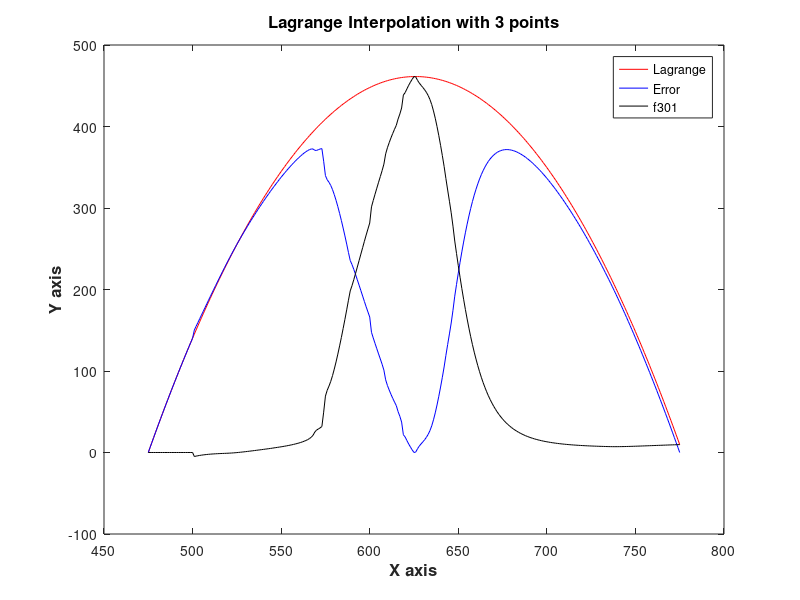
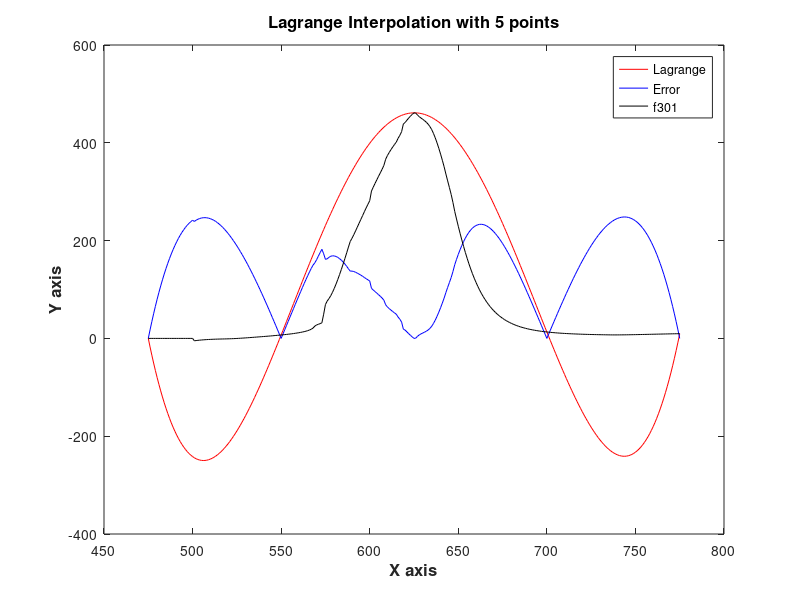
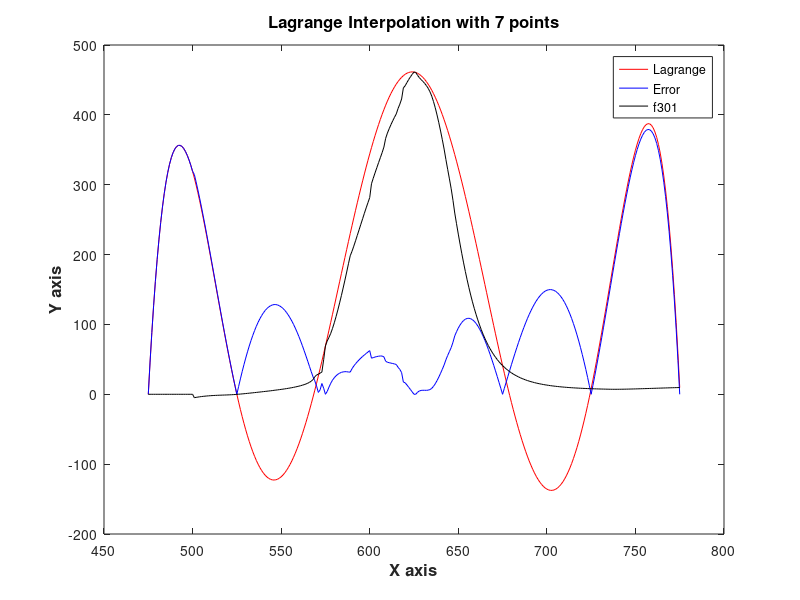
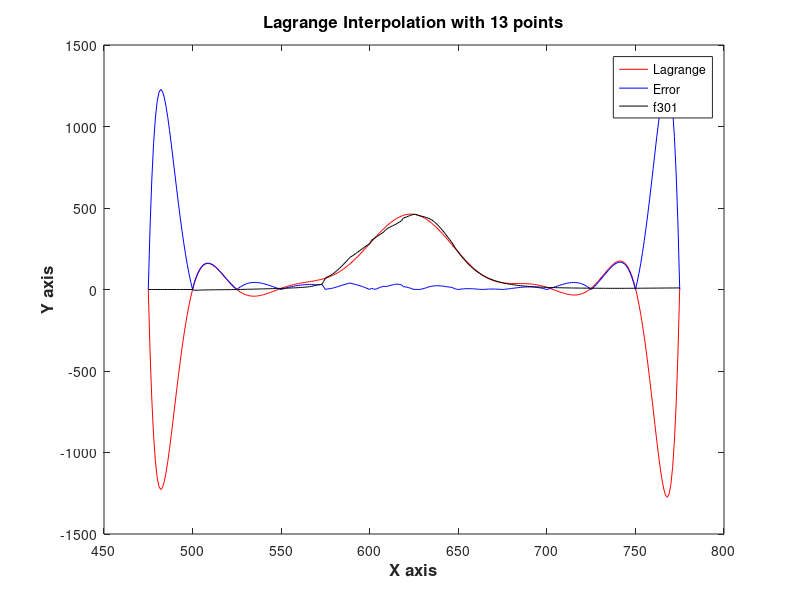

These figures' MATLAB source, in order:
close all;
xdata = 475:775;
xdata = xdata';
y3 = [0.006540
6.104574
12.162035
18.178922
24.155235
30.090974
35.986140
41.840732
47.654750
53.428194
59.161065
64.853362
70.505085
76.116234
81.686810
87.216812
92.706240
98.155094
103.563375
108.931082
114.258215
119.544774
124.790759
129.996171
135.161009
140.285274
145.368964
150.412081
155.414624
160.376593
165.297989
170.178811
175.019059
179.818733
184.577833
189.296360
193.974313
198.611692
203.208498
207.764730
212.280388
216.755472
221.189982
225.583919
229.937282
234.250071
238.522287
242.753928
246.944996
251.095491
255.205411
259.274758
263.303531
267.291730
271.239355
275.146407
279.012885
282.838789
286.624120
290.368876
294.073059
297.736668
301.359704
304.942165
308.484053
311.985367
315.446108
318.866275
322.245867
325.584887
328.883332
332.141204
335.358501
338.535226
341.671376
344.766953
347.821955
350.836384
353.810240
356.743521
359.636229
362.488363
365.299924
368.070910
370.801323
373.491162
376.140427
378.749119
381.317237
383.844781
386.331751
388.778148
391.183971
393.549220
395.873895
398.157996
400.401524
402.604478
404.766858
406.888665
408.969898
411.010557
413.010642
414.970154
416.889091
418.767455
420.605246
422.402462
424.159105
425.875174
427.550669
429.185590
430.779938
432.333712
433.846912
435.319539
436.751592
438.143070
439.493976
440.804307
442.074065
443.303249
444.491859
445.639895
446.747358
447.814247
448.840562
449.826304
450.771471
451.676065
452.540085
453.363532
454.146404
454.888703
455.590428
456.251580
456.872157
457.452161
457.991591
458.490448
458.948730
459.366439
459.743574
460.080136
460.376123
460.631537
460.846377
461.020644
461.154336
461.247455
461.300000
461.311971
461.283369
461.214193
461.104443
460.954119
460.763222
460.531750
460.259705
459.947087
459.593894
459.200128
458.765788
458.290874
457.775387
457.219326
456.622691
455.985482
455.307699
454.589343
453.830413
453.030909
452.190832
451.310181
450.388956
449.427157
448.424784
447.381838
446.298318
445.174224
444.009557
442.804316
441.558500
440.272112
438.945149
437.577613
436.169503
434.720819
433.231561
431.701730
430.131325
428.520346
426.868794
425.176667
423.443967
421.670693
419.856846
418.002424
416.107429
414.171860
412.195718
410.179001
408.121711
406.023847
403.885410
401.706398
399.486813
397.226654
394.925922
392.584615
390.202735
387.780281
385.317254
382.813652
380.269477
377.684728
375.059405
372.393509
369.687039
366.939995
364.152377
361.324186
358.455421
355.546082
352.596169
349.605683
346.574622
343.502988
340.390781
337.237999
334.044644
330.810715
327.536212
324.221136
320.865485
317.469261
314.032464
310.555092
307.037147
303.478628
299.879535
296.239869
292.559628
288.838814
285.077427
281.275465
277.432930
273.549821
269.626138
265.661881
261.657051
257.611647
253.525669
249.399118
245.231992
241.024293
236.776020
232.487174
228.157754
223.787759
219.377192
214.926050
210.434335
205.902046
201.329183
196.715746
192.061736
187.367152
182.631994
177.856262
173.039957
168.183078
163.285625
158.347598
153.368998
148.349824
143.290076
138.189754
133.048859
127.867389
122.645347
117.382730
112.079539
106.735775
101.351437
95.926526
90.461040
84.954981
79.408348
73.821141
68.193361
62.525007
56.816079
51.066577
45.276502
39.445852
33.574629
27.662833
21.710462
15.717518
9.684000];
diff3 = [0.000000
6.098085
12.155598
18.172538
24.148905
30.084698
35.979919
41.834567
47.648642
53.422143
59.155071
64.847427
70.499208
76.110417
81.681052
87.211114
92.700603
98.149518
103.557860
108.925629
114.252824
119.539445
124.785493
129.990968
135.155869
140.280197
150.274964
154.830081
159.398624
163.974593
168.552989
173.127811
177.697059
182.254733
186.798833
191.326360
195.834313
200.320692
204.782498
209.218730
213.626388
218.003472
222.346982
226.651919
230.913382
235.125071
239.280987
243.377328
247.416196
251.395491
255.312811
259.171858
262.975931
266.728030
270.430355
274.084407
277.691885
281.252789
284.769120
288.240876
291.669059
295.052668
298.394704
301.692165
304.948053
308.160367
311.330108
314.457275
317.541867
320.582887
323.580332
326.458204
329.361501
332.212226
335.011376
337.766953
340.457955
343.093384
345.672240
348.189521
350.646229
353.036363
355.356924
357.600910
359.771323
361.851162
363.840427
365.719119
367.477237
369.084781
370.501751
371.648148
372.403971
372.439220
370.783895
370.607996
371.581524
372.394478
372.866858
357.398665
339.739898
334.670557
331.550642
327.690154
322.579091
316.367455
309.405246
301.702462
293.359105
284.675174
275.350669
265.785590
255.779938
245.433712
235.546912
230.619539
224.751592
218.443070
211.893976
205.304307
198.674065
192.003249
185.291859
178.739895
172.447358
166.214247
147.440562
140.526304
133.871471
127.376065
120.940085
114.663532
108.246404
101.088703
89.190428
82.251580
76.672157
71.352161
66.491591
61.890448
57.548730
50.266439
44.443574
37.380136
21.776123
19.031537
14.646377
10.420644
6.654336
3.147455
0.000000
0.611971
4.683369
7.914193
10.604443
13.054119
15.663222
18.631750
22.259705
26.847087
32.693894
40.100128
48.665788
58.390874
68.975387
80.319326
92.322691
104.985482
119.107699
132.489343
145.530413
158.930909
174.490832
191.810181
206.188956
220.127157
233.424784
246.181838
258.198318
269.574224
280.209557
290.204316
299.458500
307.972112
315.845149
322.977613
329.569503
335.550819
340.931561
345.771730
350.091325
353.930346
357.308794
360.256667
362.813967
364.990693
366.816846
368.322424
369.527429
370.441860
371.095718
371.509001
371.691711
371.663847
371.435410
371.016398
370.426813
369.676654
368.765922
367.714615
366.532735
365.210281
363.777254
362.233652
360.569477
358.814728
356.959405
355.003509
352.967039
350.839995
348.632377
346.344186
343.975421
341.546082
339.036169
336.455683
333.814622
331.112988
328.340781
325.507999
322.614644
319.660715
316.656212
313.591136
310.475485
307.299261
304.070464
300.791092
297.460147
294.077628
290.645535
287.162869
283.630628
280.050814
276.422427
272.746465
269.022930
265.252821
261.436138
257.573881
253.665051
249.711647
245.712669
241.668118
237.578992
233.446293
229.269020
225.047174
220.782754
216.473759
212.121192
207.726050
203.261335
198.741046
194.165183
189.537746
184.859736
180.132152
175.355994
170.532262
165.661957
160.746078
155.785625
150.779598
145.730998
140.638824
135.504076
130.325754
125.106859
119.845389
114.542347
109.197730
103.812539
98.385775
92.918437
87.411526
81.863040
76.274981
70.646348
64.978141
59.269361
53.521007
47.733079
41.905577
36.037502
30.129852
24.183629
18.196833
12.170462
6.104518
0.000000];
y5 = [0.006540
-17.493453
-34.247213
-50.267401
-65.566593
-80.157278
-94.051861
-107.262662
-119.801915
-131.681769
-142.914288
-153.511450
-163.485150
-172.847195
-181.609308
-189.783127
-197.380205
-204.412007
-210.889918
-216.825232
-222.229163
-227.112835
-231.487291
-235.363485
-238.752289
-241.664488
-244.110782
-246.101786
-247.648029
-248.759956
-249.447926
-249.722213
-249.593006
-249.070407
-248.164437
-246.885026
-245.242024
-243.245192
-240.904209
-238.228665
-235.228068
-231.911839
-228.289315
-224.369747
-220.162301
-215.676057
-210.920011
-205.903073
-200.634067
-195.121735
-189.374729
-183.401619
-177.210890
-170.810940
-164.210082
-157.416545
-150.438473
-143.283921
-135.960865
-128.477189
-120.840698
-113.059107
-105.140049
-97.091069
-88.919629
-80.633105
-72.238788
-63.743882
-55.155509
-46.480703
-37.726414
-28.899507
-20.006760
-11.054869
-2.050441
7.000000
16.090015
25.213251
34.363441
43.534401
52.720034
61.914329
71.111357
80.305279
89.490336
98.660857
107.811258
116.936036
126.029777
135.087150
144.102910
153.071897
161.989037
170.849340
179.647902
188.379904
197.040613
205.625381
214.129643
222.548922
230.878826
239.115046
247.253361
255.289633
263.219812
271.039930
278.746105
286.334543
293.801531
301.143446
308.356745
315.437974
322.383763
329.190828
335.855969
342.376072
348.748107
354.969132
361.036287
366.946800
372.697982
378.287231
383.712029
388.969943
394.058628
398.975820
403.719343
408.287107
412.677104
416.887414
420.916201
424.761716
428.422291
431.896349
435.182393
438.279014
441.184889
443.898778
446.419528
448.746069
450.877419
452.812679
454.551037
456.091765
457.434220
458.577846
459.522171
460.266807
460.811454
461.155895
461.300000
461.243722
460.987102
460.530263
459.873416
459.016856
457.960964
456.706204
455.253129
453.602375
451.754661
449.710797
447.471672
445.038264
442.411637
439.592936
436.583395
433.384332
429.997150
426.423339
422.664470
418.722204
414.598285
410.294542
405.812890
401.155328
396.323942
391.320903
386.148465
380.808970
375.304844
369.638598
363.812829
357.830218
351.693533
345.405626
338.969433
332.387979
325.664371
318.801802
311.803551
304.672981
297.413542
290.028767
282.522275
274.897772
267.159047
259.309976
251.354518
243.296719
235.140711
226.890708
218.551013
210.126011
201.620175
193.038062
184.384313
175.663656
166.880904
158.040955
149.148792
140.209483
131.228181
122.210127
113.160643
104.085139
94.989110
85.878136
76.757880
67.634095
58.512615
49.399360
40.300338
31.221638
22.169439
13.150000
4.169669
-4.765121
-13.647853
-22.471926
-31.230650
-39.917253
-48.524877
-57.046578
-65.475327
-73.804010
-82.025428
-90.132297
-98.117246
-105.972821
-113.691482
-121.265602
-128.687472
-135.949296
-143.043192
-149.961195
-156.695251
-163.237226
-169.578895
-175.711954
-181.628007
-187.318579
-192.775106
-197.988939
-202.951345
-207.653506
-212.086517
-216.241390
-220.109050
-223.680336
-226.946005
-229.896727
-232.523085
-234.815579
-236.764623
-238.360547
-239.593594
-240.453923
-240.931606
-241.016631
-240.698902
-239.968237
-238.814366
-237.226937
-235.195513
-232.709570
-229.758498
-226.331604
-222.418110
-218.007150
-213.087775
-207.648951
-201.679556
-195.168386
-188.104151
-180.475474
-172.270895
-163.478867
-154.087758
-144.085853
-133.461349
-122.202359
-110.296911
-97.732946
-84.498322
-70.580812
-55.968100
-40.647790
-24.607397
-7.834351
9.684000];
diff5 = [0.000000
17.499942
34.253650
50.273785
65.572923
80.163554
94.058082
107.268827
119.808023
131.687820
142.920282
153.517385
163.491027
172.853012
181.615066
189.788825
197.385842
204.417583
210.895433
216.830685
222.234554
227.118164
231.492557
235.368688
238.757429
241.669565
239.204782
241.683786
243.664029
245.161956
246.192926
246.773213
246.915006
246.634407
245.943437
244.855026
243.382024
241.536192
239.330209
236.774665
233.882068
230.663839
227.132315
223.301747
219.186201
214.801057
210.161311
205.279673
200.162867
194.821735
189.267329
183.504519
177.538490
171.374640
165.019082
158.478545
151.759473
144.869921
137.815865
130.605189
123.244698
115.743107
108.105049
100.341069
92.455629
84.458105
76.354788
68.152882
59.859509
51.482703
43.029414
34.582507
26.003760
17.377869
8.710441
0.000000
8.726015
17.470251
26.225441
34.980401
43.730034
52.462329
61.168357
69.835279
78.460336
87.020857
95.511258
103.906036
112.189777
120.327150
128.272910
135.941897
143.209037
149.739340
154.557902
160.829904
168.220613
175.415381
182.229643
173.058922
161.648826
162.775046
165.793361
168.009633
168.909812
168.639930
167.546105
165.634543
163.001531
159.943446
156.156745
152.037974
147.383763
142.290828
137.555969
137.676072
136.748107
135.269132
133.436287
131.446800
129.297982
126.987231
124.512029
122.069943
119.758628
117.375820
102.319343
98.987107
95.777104
92.587414
89.316201
86.061716
82.522291
78.096349
68.782393
64.279014
60.984889
57.798778
54.919528
52.146069
49.477419
43.712679
39.251037
33.391765
18.834220
16.977846
13.322171
9.666807
6.311454
3.055895
0.000000
0.543722
4.387102
7.230263
9.373416
11.116856
12.860964
14.806204
17.253129
20.502375
24.854661
30.610797
37.371672
45.138264
53.611637
62.692936
72.283395
82.384332
93.797150
104.323339
114.364470
124.622204
136.898285
150.794542
161.612890
171.855328
181.323942
190.120903
198.048465
205.208970
211.504844
217.038598
221.712829
225.530218
228.593533
230.805626
232.369433
233.217979
233.364371
232.871802
231.763551
230.082981
227.853542
225.108767
221.892275
218.217772
214.119047
209.629976
204.774518
199.566719
194.040711
188.220708
182.121013
175.766011
169.170175
162.348062
155.324313
148.113656
140.720904
133.170955
125.478792
117.639483
109.688181
101.630127
93.460643
85.215139
76.889110
68.488136
60.037880
51.534095
42.992615
34.419360
25.820338
17.221638
8.609439
0.000000
8.590331
17.155121
25.697853
34.201926
42.660650
51.067253
59.404877
67.676578
75.865327
83.974010
91.987428
99.896297
107.694246
115.373821
122.925482
130.342602
137.616472
144.737296
151.698192
158.490195
165.105251
171.534226
177.768895
183.799954
189.620007
195.218579
200.588106
205.719939
210.604345
215.231506
219.593517
223.681390
227.484050
230.994336
234.202005
237.096727
239.696085
241.976579
243.928623
245.538547
246.795594
247.688923
248.207606
248.340631
248.076902
247.405237
246.314366
244.794937
242.833513
240.420570
237.544498
234.195604
230.360110
226.029150
221.190775
215.833951
209.946556
203.518386
196.537151
188.990474
180.868895
172.158867
162.849758
152.928853
142.385349
131.206359
119.379911
106.893946
93.737322
79.896812
65.359100
50.113790
34.147397
17.447351
0.000000];

y7 = [0.006540
46.153212
88.342130
126.751023
161.552902
192.916132
221.004503
245.977299
267.989368
287.191197
303.728972
317.744655
329.376047
338.756859
346.016777
351.281527
354.672948
356.309049
356.304081
354.768598
351.809523
347.530211
342.030513
335.406837
327.752214
319.156356
309.705718
299.483560
288.570010
277.042116
264.973914
252.436481
239.497998
226.223803
212.676452
198.915775
184.998934
170.980473
156.912383
142.844149
128.822807
114.893001
101.097031
87.474911
74.064420
60.901151
48.018568
35.448054
23.218961
11.358662
-0.107400
-11.155664
-21.764401
-31.913665
-41.585247
-50.762629
-59.430933
-67.576877
-75.188733
-82.256274
-88.770737
-94.724771
-100.112402
-104.928982
-109.171150
-112.836789
-115.924982
-118.435977
-120.371137
-121.732907
-122.524771
-122.751213
-122.417676
-121.530529
-120.097024
-118.125258
-115.624143
-112.603359
-109.073328
-105.045173
-100.530683
-95.542279
-90.092984
-84.196381
-77.866588
-71.118221
-63.966364
-56.426535
-48.514657
-40.247027
-31.640284
-22.711382
-13.477559
-3.956309
5.834646
15.877386
26.153815
36.645695
47.334666
58.202275
69.230000
80.399277
91.691520
103.088150
114.570615
126.120414
137.719117
149.348393
160.990025
172.625933
184.238195
195.809068
207.321006
218.756678
230.098988
241.331093
252.436420
263.398685
274.201904
284.830415
295.268893
305.502360
315.516205
325.296197
334.828495
344.099666
353.096695
361.806998
370.218432
378.319310
386.098407
393.544973
400.648742
407.399942
413.789304
419.808066
425.447989
430.701355
435.560980
440.020220
444.072973
447.713688
450.937369
453.739578
456.116440
458.064646
459.581457
460.664705
461.312795
461.524708
461.300000
460.638804
459.541828
458.010357
456.046251
453.651942
450.830436
447.585304
443.920686
439.841285
435.352359
430.459724
425.169744
419.489327
413.425918
406.987496
400.182562
393.020139
385.509754
377.661442
369.485725
360.993611
352.196583
343.106584
333.736013
324.097709
314.204942
304.071396
293.711165
283.138731
272.368956
261.417065
250.298633
239.029569
227.626100
216.104757
204.482355
192.775980
181.002968
169.180889
157.327527
145.460862
133.599052
121.760408
109.963380
98.226531
86.568518
75.008070
63.563965
52.255006
41.100000
30.117732
19.326944
8.746303
-1.605615
-11.710357
-21.549620
-31.105271
-40.359384
-49.294259
-57.892455
-66.136818
-74.010510
-81.497037
-88.580283
-95.244538
-101.474528
-107.255450
-112.573003
-117.413419
-121.763496
-125.610637
-128.942876
-131.748918
-134.018174
-135.740794
-136.907703
-137.510641
-137.542198
-136.995850
-135.865999
-134.148010
-131.838252
-128.934137
-125.434157
-121.337929
-116.646231
-111.361049
-105.485614
-99.024447
-91.983400
-84.369703
-76.192003
-67.460411
-58.186549
-48.383589
-38.066306
-27.251118
-15.956139
-4.201220
7.992000
20.600044
33.597553
46.957232
60.649804
74.643958
88.906299
103.401295
118.091228
132.936141
147.893786
162.919568
177.966494
192.985119
207.923492
222.727097
237.338803
251.698803
265.744562
279.410757
292.629218
305.328875
317.435697
328.872632
339.559547
349.413173
358.347038
366.271412
373.093241
378.716087
383.040067
385.961788
387.374286
387.166958
385.225503
381.431854
375.664112
367.796484
357.699212
345.238512
330.276499
312.671127
292.276118
268.940889
242.510492
212.825534
179.722116
143.031755
102.581320
58.192952
9.684000
];
diff7 = [0.000000
46.146723
88.335693
126.744639
161.546572
192.909856
220.998282
245.971134
267.983260
287.185146
303.722978
317.738720
329.370170
338.751042
346.011019
351.275829
354.667311
356.303473
356.298566
354.763145
351.804132
347.524882
342.025247
335.401634
327.747074
319.151279
314.611718
303.901560
292.554010
280.640116
268.228914
255.385481
242.175998
228.659803
214.897452
200.945775
186.858934
172.689473
158.486383
144.298149
130.168807
116.141001
102.254031
88.542911
75.040520
61.776151
48.777268
36.071454
23.690161
11.658662
0.000000
11.258564
22.092001
32.477365
42.394247
51.824629
60.751933
69.162877
77.043733
84.384274
91.174737
97.408771
103.077402
108.178982
112.707150
116.661789
120.040982
122.844977
125.075137
126.734907
127.827771
128.434213
128.414676
127.853529
126.757024
125.125258
122.988143
120.346359
117.211328
113.599173
109.520683
104.994279
100.035984
94.666381
88.896588
82.758221
76.266364
69.456535
62.354657
55.007027
47.470284
39.841382
32.257559
25.066309
19.255354
11.672614
2.666185
6.435695
15.434666
8.712275
0.000000
4.059277
10.231520
15.808150
20.260615
23.720414
26.519117
28.648393
30.190025
31.425933
32.038195
32.409068
32.321006
31.856678
31.798988
36.631093
40.436420
43.698685
46.601904
49.330415
51.868893
54.202360
56.316205
58.396197
60.528495
62.499666
51.696695
52.506998
53.318432
54.019310
54.498407
54.844973
54.748742
53.599942
47.389304
45.808066
45.247989
44.601355
44.060980
43.420220
42.672973
38.613688
35.637369
31.039578
17.516440
16.464646
13.381457
10.064705
6.812795
3.424708
0.000000
0.061196
2.941828
4.710357
5.546251
5.751942
5.730436
5.685304
5.920686
6.741285
8.452359
11.359724
15.069744
19.589327
24.625918
30.087496
35.882562
42.020139
49.309754
55.561442
61.185725
66.893611
74.496583
83.606584
89.536013
94.797709
99.204942
102.871396
105.611165
107.538731
108.568956
108.817065
108.198633
106.729569
104.526100
101.504757
97.882355
93.605980
88.702968
83.250889
77.287527
70.870862
64.039052
56.840408
49.333380
41.546531
33.528518
25.328070
16.983965
8.525006
0.000000
8.552268
17.103056
25.613697
34.055615
42.400357
50.609620
58.655271
66.519384
74.164259
81.562455
88.706818
95.550510
102.077037
108.280283
114.114538
119.574528
124.645450
129.293003
133.513419
137.283496
140.590637
143.422876
145.748918
147.578174
148.890794
149.667703
149.900641
149.592198
148.725850
147.295999
145.298010
142.718252
139.564137
135.824157
131.507929
126.608231
121.125049
115.062614
108.425447
101.217400
93.446703
85.121003
76.248411
66.841549
56.912589
46.476306
35.548118
24.146139
12.289220
0.000000
12.700044
25.784553
39.226232
52.996804
67.065958
81.399299
95.961295
110.716228
125.622141
140.637786
155.719568
170.793494
185.824119
200.759492
215.549097
230.136803
244.463803
258.468562
272.086757
285.251218
297.891875
309.935697
321.304632
331.921547
341.702173
350.561038
358.407412
365.151241
370.694087
374.937067
377.776788
379.107286
378.816958
376.792503
372.916854
367.066112
359.116484
348.937212
336.395512
321.352499
303.667127
283.193118
259.779889
233.271492
203.509534
170.331116
133.565755
93.041320
48.579952
0.000000];
y13 = [0.006540
-383.447226
-678.408132
-897.650752
-1052.576035
-1153.327048
-1208.896964
-1227.229695
-1215.313592
-1179.268553
-1124.426941
-1055.408628
-976.190517
-890.170850
-800.228608
-708.778297
-617.820389
-528.987688
-443.587871
-362.642443
-286.922337
-216.980377
-153.180797
-95.726044
-44.681014
0.005077
38.479020
70.965998
97.753850
119.179100
135.614592
147.458621
155.125429
159.036963
159.615773
157.278970
152.433136
145.470095
136.763480
126.665996
115.507328
103.592608
91.201397
78.587100
65.976785
53.571342
41.545932
30.050693
19.211663
9.131876
-0.107400
-8.445301
-15.839928
-22.266840
-27.717511
-32.197761
-35.726193
-38.332637
-40.056628
-40.945921
-41.055054
-40.443977
-39.176745
-37.320283
-34.943233
-32.114879
-28.904166
-25.378792
-21.604403
-17.643868
-13.556640
-9.398212
-5.219652
-1.067219
3.017937
7.000000
10.848637
14.539084
18.052159
21.374221
24.497066
27.417771
30.138497
32.666242
35.012555
37.193222
39.227920
41.139840
42.955301
44.703340
46.415289
48.124353
49.865174
51.673400
53.585256
55.637124
57.865127
60.304732
62.990361
65.955031
69.230000
72.844445
76.825161
81.196283
85.979040
91.191529
96.848525
102.961315
109.537567
116.581224
124.092430
132.067487
140.498840
149.375094
158.681055
168.397801
178.502784
188.969949
199.769885
210.869994
222.234686
233.825590
245.601786
257.520052
269.535131
281.600000
293.666163
305.683946
317.602799
329.371606
340.938999
352.253671
363.264689
373.921805
384.175767
393.978612
403.283967
412.047326
420.226326
427.781004
434.674045
440.871005
446.340531
451.054547
454.988435
458.121185
460.435528
461.918048
462.559272
462.353729
461.300000
459.400727
456.662613
453.096388
448.716759
443.542329
437.595497
430.902338
423.492452
415.398805
406.657536
397.307756
387.391320
376.952590
366.038175
354.696663
342.978336
330.934876
318.619060
306.084453
293.385084
280.575130
267.708589
254.838960
242.018919
229.300000
216.732286
204.364102
192.241722
180.409085
168.907527
157.775528
147.048472
136.758434
126.933982
117.600002
108.777550
100.483725
92.731572
85.530013
78.883800
72.793509
67.255554
62.262237
57.801826
53.858671
50.413342
47.442803
44.920618
42.817185
41.100000
39.733945
38.681610
37.903637
37.359081
37.005807
36.800891
36.701048
36.663069
36.644272
36.602958
36.498878
36.293690
35.951427
35.438948
34.726383
33.787564
32.600432
31.147428
29.415847
27.398165
25.092326
22.501986
19.636714
16.512130
13.150000
9.578258
5.830971
1.948225
-2.024054
-6.034367
-10.025981
-13.937357
-17.702671
-21.252411
-24.514078
-27.412975
-29.873084
-31.818039
-33.172193
-33.861768
-33.816091
-32.968913
-31.259804
-28.635616
-25.052004
-20.475001
-14.882634
-8.266560
-0.633724
7.992000
17.568182
28.032257
39.300020
51.264207
63.793206
76.729920
89.890820
103.065228
116.014865
128.473712
140.148236
150.718029
159.836913
167.134582
172.218834
174.678475
174.086960
170.006856
161.995217
149.609947
132.417271
110.000397
81.969491
47.973080
7.711000
-39.050963
-92.464623
-152.580967
-219.329606
-292.495939
-371.695853
-456.347781
-545.641923
-638.506426
-733.570312
-829.122937
-923.069725
-1012.883961
-1095.554352
-1167.528109
-1224.649257
-1262.091863
-1274.287899
-1254.849378
-1196.484454
-1090.907106
-928.740053
-699.410488
-391.038251
9.684000];
diff13 = [0.000000
383.453715
678.414569
897.657136
1052.582365
1153.333324
1208.903185
1227.235860
1215.319700
1179.274604
1124.432935
1055.414563
976.196394
890.176667
800.234366
708.783995
617.826026
528.993264
443.593386
362.647896
286.927728
216.985706
153.186063
95.731247
44.686154
0.000000
43.385020
75.383998
101.737850
122.777100
138.869592
150.407621
157.803429
161.472963
161.836773
159.308970
154.293136
147.179095
138.337480
128.119996
116.853328
104.840608
92.358397
79.655100
66.952885
54.446342
42.304632
30.674093
19.682863
9.431876
0.000000
8.548201
16.167528
22.830540
28.526511
33.259761
37.047193
39.918637
41.911628
43.073921
43.459054
43.127977
42.141745
40.570283
38.479233
35.939879
33.020166
29.787792
26.308403
22.645868
18.859640
15.081212
11.216652
7.390219
3.642063
0.000000
3.484637
6.796084
9.914159
12.820221
15.507066
17.965771
20.195497
22.196242
23.982555
25.553222
26.927920
28.109840
29.115301
29.943340
30.585289
30.994353
31.085174
30.563400
28.495256
28.087124
29.045127
30.094732
31.090361
16.465031
0.000000
3.495555
4.634839
6.083717
8.330960
11.208471
14.351475
17.738685
21.262433
24.618776
28.107570
31.332513
34.501160
37.524906
39.618945
36.302199
33.497216
30.730051
27.830115
24.630006
21.165314
17.474410
13.598214
9.379948
4.764869
0.000000
7.733837
3.616054
0.702799
5.071606
9.338999
13.553671
17.364689
20.121805
17.775767
19.978612
23.083967
25.947326
28.726326
31.181004
33.274045
31.771005
31.040531
28.354547
16.388435
16.521185
14.235528
11.318048
8.059272
4.253729
0.000000
1.299273
0.062613
0.203612
1.783241
4.357671
7.504503
10.997662
14.507548
17.701195
20.242464
21.792244
22.708680
22.947410
22.761825
22.203337
21.321664
20.065124
17.580940
16.015547
14.914916
13.524870
9.991411
4.661040
2.181081
0.000000
1.732286
3.164102
4.141722
4.809085
5.107527
5.175528
4.948472
4.458434
3.833982
3.000002
2.177550
1.313725
0.431572
0.399987
1.156200
1.796491
2.304446
2.657763
2.828174
2.821329
2.626658
2.237197
1.659382
0.912815
0.000000
1.063945
2.251610
3.543637
4.909081
6.315807
7.740891
9.151048
10.503069
11.774272
12.932958
13.928878
14.753690
15.371427
15.738948
15.856383
15.687564
15.210432
14.427428
13.315847
11.878165
10.112326
8.021986
5.636714
2.952130
0.000000
3.181742
6.559029
10.101775
13.754054
17.464367
21.175981
24.817357
28.332671
31.642411
34.684078
37.374975
39.637084
41.395039
42.573193
43.095768
42.893091
41.897913
40.047804
37.290616
33.581004
28.885001
23.179634
16.456560
8.721724
0.000000
9.668182
20.219257
31.569020
43.611207
56.215206
69.222920
82.450820
95.690228
108.700865
121.217712
132.948236
143.545029
152.675913
159.970582
165.040834
167.476475
166.851960
162.730856
154.671217
142.231947
124.980271
102.500397
74.401491
40.335080
0.000000
46.836963
100.328623
160.522967
227.351606
300.598939
379.880853
464.614781
553.991923
646.939426
742.085312
837.720937
931.749725
1021.645961
1104.397352
1176.452109
1233.653257
1271.174863
1283.448899
1264.088378
1205.800454
1100.298106
938.206053
708.950488
400.651251
0.000000];

y21 = [0.006540
-338.572031
-555.781900
-676.835386
-723.986388
-716.443593
-670.426781
-599.323871
-513.914911
-422.636348
-331.864951
-246.205714
-168.772204
-101.451133
-45.145694
0.005698
34.436867
58.987888
74.764987
83.024968
85.082322
82.236859
75.719527
66.654054
56.032056
44.699366
33.351483
22.536213
12.661765
4.008786
-3.255000
-9.058651
-13.411310
-16.385689
-18.102317
-18.714996
-18.397765
-17.333561
-15.704683
-13.685062
-11.434297
-9.093345
-6.781740
-4.596164
-2.610188
-0.875000
0.579081
1.740487
2.613852
3.217201
3.579020
3.735334
3.726897
3.596594
3.387112
3.138934
2.888694
2.667897
2.502027
2.410004
2.404000
2.489555
2.665979
2.926991
3.261540
3.654777
4.089129
4.545414
5.003983
5.445819
5.853579
6.212542
6.511435
6.743118
6.905120
7.000000
7.035554
7.024842
6.986063
6.942269
6.920948
6.953476
7.074474
7.321066
7.732093
8.347268
9.206327
10.348175
11.810058
13.626785
15.830000
18.447543
21.502895
25.014724
28.996542
33.456479
38.397166
43.815745
49.703983
56.048500
62.831099
70.029180
77.616242
85.562448
93.835241
102.400000
111.220718
120.260687
129.483176
138.852079
148.332532
157.891479
167.498169
177.124584
186.745787
196.340178
205.889656
215.379688
224.799279
234.140847
243.400000
252.575239
261.667566
270.680030
279.617210
288.484647
297.288239
306.033618
314.725509
323.367102
331.959439
340.500836
348.986353
357.407322
365.750949
374.000000
382.132574
390.121979
397.936712
405.540550
412.892746
419.948341
426.658582
432.971444
438.832243
444.184350
448.969972
453.131002
456.609923
459.350752
461.300000
462.407641
462.628070
461.921027
460.252480
457.595441
453.930701
449.247469
443.543907
436.827537
429.115516
420.434771
410.821985
400.323433
388.994657
376.900000
364.111979
350.710526
336.782086
322.418603
307.716394
292.774928
277.695543
262.580099
247.529613
232.642876
218.015091
203.736555
189.891397
176.556411
163.800000
151.681244
140.249128
129.541937
119.586828
110.399604
101.984687
94.335301
87.433859
81.252557
75.754171
70.893027
66.616152
62.864570
59.574724
56.680000
54.112316
51.803749
49.688163
47.702798
45.789790
43.897575
41.982151
40.008152
37.949707
35.791062
33.526918
31.162491
28.713265
26.204426
23.670000
21.151667
18.697306
16.359264
14.192401
12.251946
10.591216
9.259254
8.298460
7.742268
7.612971
7.919752
8.657010
9.803070
11.319339
13.150000
15.222292
17.447445
19.722305
21.931676
23.951386
25.652064
26.903582
27.580105
27.565645
26.760001
25.084921
22.490312
18.960260
14.518635
9.234000
3.223522
-3.344403
-10.249153
-17.218809
-23.933331
-30.030263
-35.113213
-38.763310
-40.553765
-40.067577
-36.918305
-30.773725
-21.382001
-8.599854
7.578000
26.989081
49.274228
73.850968
99.890852
126.302733
151.724197
174.523634
192.815609
204.492445
207.274946
198.785302
176.645064
138.600850
82.680040
7.378000
-88.122542
-203.700660
-338.017370
-488.211389
-649.578012
-815.242100
-975.840562
-1119.234994
-1230.281574
-1290.693023
-1279.036602
-1170.923023
-939.453948
-556.010783
8.515000
781.929392
1788.237028
3044.264595
4555.203735
6308.834861
8268.152248
10362.064040
12473.787615
14426.500450
15965.738346
16737.955779
16264.576219
13910.762539
8848.027835
9.684000];
diff21 = [0.000000
338.578520
555.788337
676.841770
723.992718
716.449869
670.433002
599.330036
513.921019
422.642399
331.870945
246.211649
168.778081
101.456950
45.151452
0.000000
34.431230
58.982312
74.759472
83.019515
85.076931
82.231530
75.714261
66.648851
56.026916
44.694289
38.257483
26.954213
16.645765
7.606786
0.000000
6.109651
10.733310
13.949689
15.881317
16.684996
16.537765
15.624561
14.130683
12.231062
10.088297
7.845345
5.624740
3.528164
1.634088
0.000000
1.337781
2.363887
3.085052
3.517201
3.686420
3.632434
3.399297
3.032894
2.578112
2.076934
1.567694
1.081897
0.647027
0.282004
0.000000
0.194445
0.299021
0.323009
0.274460
0.170223
0.026871
0.136414
0.299983
0.443819
0.550579
0.529542
0.514435
0.420118
0.245120
0.000000
0.328446
0.718158
1.151937
1.611731
2.069052
2.498524
2.868526
3.148934
3.297907
3.292732
3.093673
2.681825
2.029942
1.133215
0.000000
1.317543
2.722895
3.904724
3.906542
5.906479
9.577166
13.605745
17.803983
6.558500
6.398901
6.310820
3.843758
1.717552
0.474759
0.000000
0.020718
0.439313
1.316824
2.347921
3.867468
5.508521
7.501831
9.775416
11.554213
8.359822
6.110344
4.320312
2.800721
1.359153
0.000000
1.275239
2.467566
3.780030
5.317210
6.884647
4.111761
3.266382
2.174491
0.932898
0.359439
1.800836
3.086353
3.607322
0.649051
0.000000
1.932574
4.021979
6.436712
8.940550
11.492746
10.848341
11.358582
10.271444
0.232243
2.584350
2.769972
2.531002
2.109923
1.250752
0.000000
1.707641
6.028070
8.621027
9.752480
9.695441
8.830701
7.347469
5.543907
3.727537
2.215516
1.334771
0.721985
0.423433
0.194657
0.000000
0.188021
0.289474
0.582086
0.318603
0.583606
1.325072
0.004457
3.080099
3.329613
3.342876
3.015091
2.536555
1.791397
0.956411
0.000000
0.918756
1.850872
2.758063
3.513172
4.200396
4.615313
4.834699
4.866141
4.677443
4.285829
3.696973
2.943848
2.055430
1.055276
0.000000
1.072316
2.123749
3.108163
3.972798
4.689790
5.227575
5.552151
5.648152
5.499707
5.101062
4.466918
3.612491
2.553265
1.334426
0.000000
1.418333
2.842694
4.220736
5.507599
6.618054
7.508784
8.130746
8.421540
8.357732
7.907029
7.060248
5.822990
4.196930
2.240661
0.000000
2.462292
5.057445
7.672305
10.201676
12.521386
14.502064
16.023582
16.950105
17.175645
16.590001
15.122921
12.726312
9.383260
5.117635
0.000000
5.853478
12.273403
19.037153
25.873809
32.462331
38.440263
43.410213
46.953310
48.641765
48.059577
44.818305
38.586725
29.113001
16.252854
0.000000
19.482081
41.834228
66.475968
92.576852
119.046733
144.524197
167.350634
185.654609
197.328445
200.096946
191.583302
169.410064
131.324850
75.356040
0.000000
95.559542
211.200660
345.585370
495.849389
657.289012
823.028100
983.704562
1127.176994
1238.303574
1298.796023
1287.221602
1179.190023
947.803948
564.443783
0.000000
773.331392
1779.557028
3035.502595
4546.360735
6299.910861
8259.148248
10352.981040
12464.626615
14417.261450
15956.422346
16728.564779
16255.110219
13901.222539
8838.414835
0.000000];
y = [0.0065
0.0064
0.0064
0.0063
0.0063
0.0062
0.0062
0.0061
0.0061
0.0060
0.0059
0.0059
0.0058
0.0058
0.0057
0.0056
0.0056
0.0055
0.0055
0.0054
0.0053
0.0053
0.0052
0.0052
0.0051
0.0050
-4.906
-4.418
-3.984
-3.598
-3.255
-2.949
-2.678
-2.436
-2.221
-2.03
-1.86
-1.709
-1.574
-1.454
-1.346
-1.248
-1.157
-1.068
-0.976
-0.875
-0.758
-0.623
-0.471
-0.3
-0.107
0.1029
0.3276
0.5637
0.809
1.062
1.321
1.586
1.855
2.128
2.404
2.684
2.965
3.25
3.536
3.825
4.116
4.409
4.704
5.002
5.303
5.683
5.997
6.323
6.66
7
7.364
7.743
8.138
8.554
8.99
9.452
9.943
10.47
11.03
11.64
12.3
13.03
13.84
14.76
15.83
17.13
18.78
21.11
25.09
27.55
28.82
30.21
31.9
49.49
69.23
76.34
81.46
87.28
94.31
102.4
111.2
120.7
130.8
141.2
152.2
163.4
175
186.9
198.3
204.7
212
219.7
227.6
235.5
243.4
251.3
259.2
266.9
274.3
281.6
301.4
309.3
316.9
324.3
331.6
338.7
345.9
353.8
366.4
374
380.2
386.1
391.5
396.6
401.4
409.1
415.3
422.7
438.6
441.6
446.2
450.6
454.5
458.1
461.3
460.7
456.6
453.3
450.5
447.9
445.1
441.9
438
433.1
426.9
419.1
410.1
399.9
388.8
376.9
364.3
351
336.2
322.1
308.3
294.1
277.7
259.5
244.2
229.3
215
201.2
188.1
175.6
163.8
152.6
142.1
132.3
123.1
114.6
106.6
99.17
92.3
85.93
80.04
74.59
69.56
64.92
60.63
56.68
53.04
49.68
46.58
43.73
41.1
38.67
36.43
34.36
32.45
30.69
29.06
27.55
26.16
24.87
23.67
22.57
21.54
20.58
19.7
18.87
18.1
17.39
16.72
16.1
15.52
14.98
14.48
14
13.56
13.15
12.76
12.39
12.05
11.73
11.43
11.15
10.88
10.63
10.39
10.17
9.962
9.764
9.577
9.401
9.234
9.077
8.929
8.788
8.655
8.529
8.41
8.297
8.19
8.088
7.992
7.9
7.813
7.731
7.653
7.578
7.507
7.44
7.375
7.314
7.256
7.2
7.173
7.161
7.164
7.178
7.202
7.235
7.276
7.324
7.378
7.437
7.5
7.568
7.638
7.711
7.786
7.864
7.942
8.022
8.103
8.185
8.267
8.35
8.433
8.515
8.598
8.68
8.762
8.843
8.924
9.004
9.083
9.161
9.239
9.316
9.391
9.466
9.54
9.613
9.684];

figure 
plot(xdata,y3,'-r');
hold on
plot(xdata,diff3,'-b');
plot(xdata,y,'-k');
legend('Lagrange','Error','f301');
xlabel('X axis','FontSize',12,'FontWeight','bold');
ylabel('Y axis','FontSize',12,'FontWeight','bold');
title('Lagrange Interpolation with 3 points','FontSize',12,'FontWeight','bold');

figure 
plot(xdata,y5,'-r');
hold on
plot(xdata,diff5,'-b');
plot(xdata,y,'-k');
legend('Lagrange','Error','f301');
xlabel('X axis','FontSize',12,'FontWeight','bold');
ylabel('Y axis','FontSize',12,'FontWeight','bold');
title('Lagrange Interpolation with 5 points','FontSize',12,'FontWeight','bold');

figure 
plot(xdata,y7,'-r');
hold on
plot(xdata,diff7,'-b');
plot(xdata,y,'-k');
legend('Lagrange','Error','f301');
xlabel('X axis','FontSize',12,'FontWeight','bold');
ylabel('Y axis','FontSize',12,'FontWeight','bold');
title('Lagrange Interpolation with 7 points','FontSize',12,'FontWeight','bold');

figure 
plot(xdata,y13,'-r');
hold on
plot(xdata,diff13,'-b');
plot(xdata,y,'-k');
legend('Lagrange','Error','f301');
xlabel('X axis','FontSize',12,'FontWeight','bold');
ylabel('Y axis','FontSize',12,'FontWeight','bold');
title('Lagrange Interpolation with 13 points','FontSize',12,'FontWeight','bold');

figure 
plot(xdata,y21,'-r');
hold on
plot(xdata,diff21,'-b');
plot(xdata,y,'-k');
legend('Lagrange','Error','f301');
xlabel('X axis','FontSize',12,'FontWeight','bold');
ylabel('Y axis','FontSize',12,'FontWeight','bold');
title('Lagrange Interpolation with 21 points','FontSize',12,'FontWeight','bold');

disp(['Max error of 3 points: ',num2str(max(diff3)),'; BTW 550~700: ',num2str(max(diff3(550-475:700-475)))]);
disp(['Max error of 5 points: ',num2str(max(diff5)),'; BTW 550~700: ',num2str(max(diff5(550-475:700-475)))]);
disp(['Max error of 7 points: ',num2str(max(diff7)),'; BTW 550~700: ',num2str(max(diff7(550-475:700-475)))]);
disp(['Max error of 13 points: ',num2str(max(diff13)),'; BTW 550~700: ',num2str(max(diff13(550-475:700-475)))]);
disp(['Max error of 21 points: ',num2str(max(diff21)),'; BTW 550~700: ',num2str(max(diff21(550-475:700-475)))]);